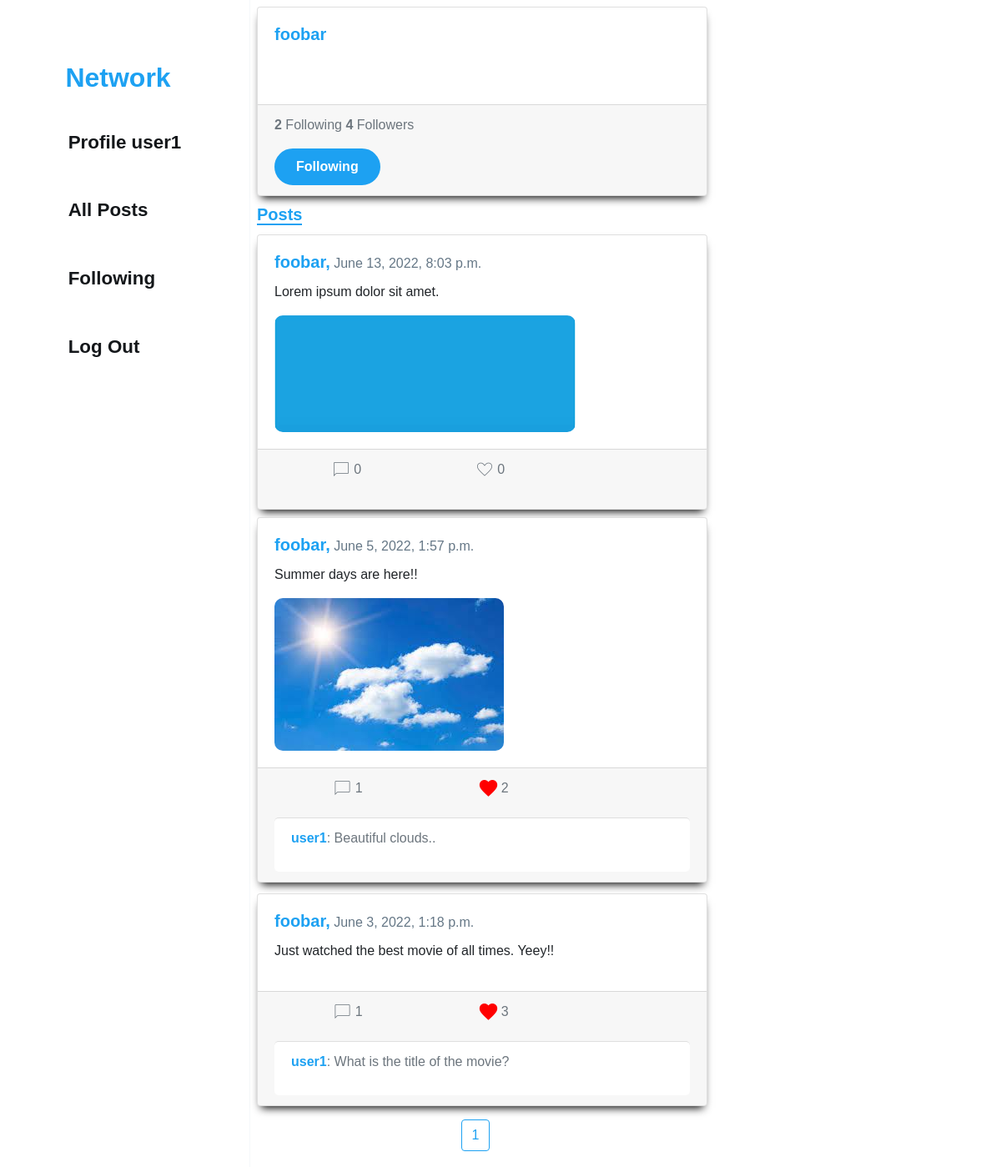
/5 (signed in), run on the app's committed database.
### network/models.py (models this page shows, shortened)
class User(AbstractUser):
    pass

class Post(models.Model):
    owner = models.ForeignKey(User, on_delete=models.CASCADE, related_name="posts")
    content = models.TextField(max_length=300)
    date = models.DateTimeField(auto_now_add=True, blank=True)
    image = models.ImageField(upload_to='images', blank=True)
    class Meta:
        ordering = ['-date']

class Comment(models.Model):
    post = models.ForeignKey(Post, on_delete=models.CASCADE, related_name="comments")
    user = models.ForeignKey(User, on_delete=models.SET_NULL, blank=True, null=True, related_name="commentBy")
    text = models.TextField(max_length=300)

### network/views.py (the view, shortened to what this page needs)
# urls.py: path("<int:user_id>", views.profile, name="profile"),
@csrf_exempt
@login_required
def profile(request, user_id):
    user = User.objects.get(pk=user_id)
    if request.method == 'GET':
        posts = Post.objects.filter(owner = user)
        paginator = Paginator(posts, 10)
        page_number = request.GET.get('page')
        page_obj = paginator.get_page(page_number)
        userLikes = list(posts)
        for post in userLikes:
            post.is_liked = post.likes.filter(likedBy=request.user).exists()
        following = Follower.objects.get(follower = user)
        return render(request, "network/profile.html", {
            'userProfile': user,
            'follows': following.follows.count(),
            'followers': user.followers.count(),
            'posts': Post.objects.filter(owner = user),
            'likes': Like.objects.all(),
            'comments': Comment.objects.all(),
            'followBtn': user.followers.filter(follower = request.user).exists(),
            'page_obj': page_obj,
            'userLiked': userLikes
        })

### network/templates/network/profile.html (shortened to what this page needs)
{% extends "network/layout.html" %}
{% load static %}
{% block body %}
    <div class="posts-wrapper-profile">
    <div class="card">
        <div class="card-body">
        <h5 class="card-title"><strong style="color: #1DA1F2;">{{ userProfile.username }}</strong></h5>
        </div>
        <div class="card-footer text-muted">
            <p><strong>{{ follows }}</strong> Following <strong id="followers-count">{{ followers }}</strong> Followers</p>
            {% if user.id != userProfile.id %}
                {% if followBtn %}
                    <button id="unfollow-btn" class="submit-btn" type="button" value="Following">Following</button>
                {% else %}
                    <button id="follow-btn" class="submit-btn" type="button" value="Follow">Follow</button>
                    <button id="unfollow-btn" class="submit-btn" type="button" value="Following" style="display: none">Following</button>
                {% endif %}
            {% endif %}
        </div>
    </div>
    </div>
    <h5 class="card-title"><strong class="posts">Posts</strong></h5>
    <div class="posts-wrapper-profile">
        {% if posts %}
            {% for post in page_obj.object_list %}
            <div class="card">
                <form data-formId="{{post.id}}">
                    <div class="card-body">
                    <h5 class="card-title"><strong style="color: #1DA1F2;">{{ post.owner }},</strong><span class="date"> {{ post.date }}</span></h5>
                    <p class="card-text">{{ post.content }}</p>
                    {% if post.image %}
                        <img src="{{ post.image.url }}">
                    {% endif %}
                    </div>
                    <div class="card-footer text-muted">
                        <div class="card-bubble">
                            <p class="comment-btn"><span class="material-symbols-outlined">chat_bubble</span>{{ post.comments.count }}</p>
                            {% if post.owner == user or post.likes.count == 0 %}
                                <p class="like-button"><span class="material-symbols-outlined">favorite</span>{{ post.likes.count }}</p>
                            {% else %}
                                {% for userLikedPost in userLiked %}
                                    {% if userLikedPost == post %}
                                        {% if userLikedPost.is_liked is True %}
                                            <p class="like-button like"><span class="material-symbols-outlined">favorite</span> {{ post.likes.count }}</p>
                                        {% else %}
                                            <p class="like-button"><span class="material-symbols-outlined">favorite</span> {{ post.likes.count }}</p>
                                            <p style="visibility: hidden">{{ post.id }}</p>
                                        {% endif %}
                                    {% endif %}
                                {% endfor %}
                            {% endif %}
                        </div>
                    {% for comment in comments %}
                        {% if comment.post == post%}
                        <div class="card-footer text-muted" style="background-color: #fff; border-radius: 5px;">
                            <p><strong style="color: #1DA1F2;">{{ comment.user}}</strong>: {{ comment.text}}</p>
                        </div>
                        {% endif %}
                    {% endfor %}
                    </div>
                </form>
            </div>
            {% endfor %}
            <div aria-label="Page navigation example">
                <ul class="pagination justify-content-center">
                    <li class="page-item">
                        <a class="page-link page-item active" href="?page={{ page_obj.number }}">{{ page_obj.number }}</a>
                    </li>
                </ul>
            </div>
        {% else %}
            <p>No posts available.</p>
        {% endif %}
    </div>
{% endblock %}

### network/templates/network/layout.html (shortened to what this page needs)
{% load static %}
<!DOCTYPE html>
<html lang="en">
    <head>
        <link rel="stylesheet" href="https://stackpath.bootstrapcdn.com/bootstrap/4.4.1/css/bootstrap.min.css">
        <link href="{% static 'network/styles.css' %}" rel="stylesheet">
    </head>
    <body>
        <nav class="navigation">
        <a class="navbar-brand" href="{% url 'index' %}"><strong>Network</strong></a>
        <div class="menu">
            <ul class="menu-item">
            {% if user.is_authenticated %}
                <li>
                    <a href="{% url 'profile' user.id %}"><strong>Profile {{ user.username }}</strong></a>
                </li>
            {% endif %}
            <li>
                <a href="{% url 'index' %}"><strong>All Posts</strong></a>
            </li>
            {% if user.is_authenticated %}
                <li>
                    <a href="{% url 'following' %}"><strong>Following</strong></a>
                </li>
                <li>
                    <a href="{% url 'logout' %}"><strong>Log Out</strong></a>
                </li>
            {% endif %}
            </ul>
        </div>
        </nav>
        <div class="body">
            {% block body %}
            {% endblock %}
        </div>
    </body>
</html>

### network/static/network/styles.css (style rules this page uses)
*, *::before, *::after { box-sizing: border-box; margin: 0; padding: 0; text-decoration: none; }
body { font-family: Arial, Helvetica, sans-serif; }
.body { margin-left: 25%; max-width: calc(100% - 25%); }
.posts-wrapper-profile { max-width: 60%; }
.navigation { height: 100%; width: 25%; position: fixed; left: 0; top: 0; display: flex; flex-direction: column; justify-content: flex-start; align-items: center; border-right: 1px solid #F5F8FA; font-size: 1.4rem; padding-top: 4rem; }
a { border-radius: 20px; color: #14171A; padding: 0.7rem; transition-duration: 200ms; }
.menu-item li { padding-bottom: 3rem; list-style-type: none; }
.navbar-brand { font-size: 2rem; margin-bottom: 2rem; color: #1DA1F2; }
.card:first-child { margin-top: 0.5rem; margin-bottom: 0.6rem; }
.card { width: 100%; box-shadow: 0px 7px 10px -5px #000000; margin-bottom: 0.8rem; margin-left: 0.5rem; transition-duration: 300ms; }
.card img { border-radius: 10px; max-width: 100%; }
.posts { color: #1DA1F2; border-bottom: 2px solid #1DA1F2; margin-left: 0.5rem; }
.date { font-size: 1rem; color: #657786; }
.card-bubble { display: flex; justify-content: space-around; align-items: baseline; }
input[type="submit"], .submit-btn { display: inline-block; background-color: #fff; border-radius: 50px; border: 2px solid #1DA1F2; color: #1DA1F2; cursor: pointer; font-size: 16px; font-weight: bold; padding: 8px 24px; text-align: center; text-decoration: none; transition-duration: 200ms; }
.like-button, .comment-btn { display: flex; justify-content: baseline; }
.like-button span, .comment-btn span { cursor: pointer; transition: scale 400ms ease-in-out, color 400ms ease-in-out; font-variation-settings: 'FILL' 0, 'wght' 200, 'GRAD' 0, 'opsz' 48 }
.like span { color: red; font-variation-settings: 'FILL' 1, 'wght' 700, 'GRAD' 0, 'opsz' 48; transition: scale 400ms ease-in-out, color 400ms ease-in-out; }
.like-button span, .comment-btn span { margin-right: 0.2rem; }
#unfollow-btn { background-color: #1DA1F2; color: #fff; }
.comment-btn { cursor: pointer; transition: scale 400ms ease-in-out, color 400ms ease-in-out; }
.pagination { width: 100%; }
.page-link { border-color: #1DA1F2; border-radius: 0.25rem; color: #1DA1F2; margin: 0.2rem; }

### data on the page
User: username "user1"
User: username "foobar"
Post: owner "foobar", date "June 13, 2022, 8:03 p.m.", content "Lorem ipsum dolor sit amet.", image (picture), comments.count "0", likes.count "0"
Post: owner "foobar", date "June 5, 2022, 1:57 p.m.", content "Summer days are here!!", image (picture), comments.count "1", likes.count "2"
Comment: user "user1", text "Beautiful clouds.."
Post: owner "foobar", date "June 3, 2022, 1:18 p.m.", content "Just watched the best movie of all times. Yeey!!", comments.count "1", likes.count "3"
Comment: user "user1", text "What is the title of the movie?"

### other printed values
{{ follows }} "2"
{{ followers }} "4"
{{ page_obj.number }} "1"
